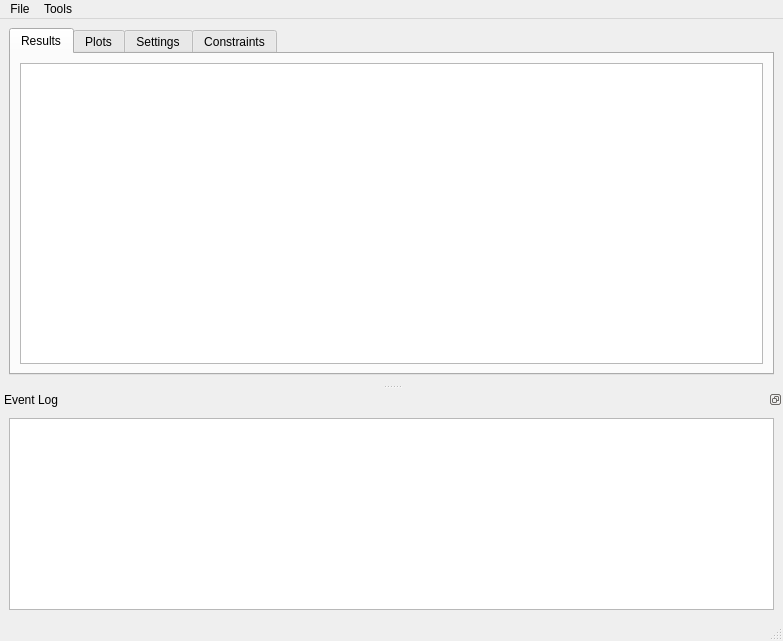
<?xml version="1.0" encoding="UTF-8"?>
<ui version="4.0">
 <class>batch_iv_analysis</class>
 <widget class="QMainWindow" name="batch_iv_analysis">
  <property name="geometry">
   <rect>
    <x>0</x>
    <y>0</y>
    <width>783</width>
    <height>641</height>
   </rect>
  </property>
  <property name="windowTitle">
   <string>batch-iv-analysis</string>
  </property>
  <widget class="QWidget" name="centralwidget">
   <layout class="QGridLayout" name="gridLayout">
    <item row="1" column="0">
     <widget class="QTabWidget" name="tehTabs">
      <property name="currentIndex">
       <number>0</number>
      </property>
      <widget class="QWidget" name="resultsTabs">
       <attribute name="title">
        <string>Results</string>
       </attribute>
       <layout class="QGridLayout" name="gridLayout_3">
        <item row="0" column="0">
         <widget class="QTableWidget" name="tableWidget">
          <property name="editTriggers">
           <set>QAbstractItemView::NoEditTriggers</set>
          </property>
          <property name="alternatingRowColors">
           <bool>true</bool>
          </property>
          <property name="selectionMode">
           <enum>QAbstractItemView::ExtendedSelection</enum>
          </property>
          <property name="selectionBehavior">
           <enum>QAbstractItemView::SelectItems</enum>
          </property>
          <property name="sortingEnabled">
           <bool>true</bool>
          </property>
          <property name="columnCount">
           <number>0</number>
          </property>
          <attribute name="horizontalHeaderCascadingSectionResizes">
           <bool>false</bool>
          </attribute>
          <attribute name="horizontalHeaderDefaultSectionSize">
           <number>92</number>
          </attribute>
          <attribute name="horizontalHeaderShowSortIndicator" stdset="0">
           <bool>true</bool>
          </attribute>
          <attribute name="verticalHeaderVisible">
           <bool>false</bool>
          </attribute>
          <attribute name="verticalHeaderDefaultSectionSize">
           <number>30</number>
          </attribute>
          <attribute name="verticalHeaderShowSortIndicator" stdset="0">
           <bool>true</bool>
          </attribute>
         </widget>
        </item>
       </layout>
      </widget>
      <widget class="QWidget" name="plotTab">
       <attribute name="title">
        <string>Plots</string>
       </attribute>
      </widget>
      <widget class="QWidget" name="settingsTab">
       <attribute name="title">
        <string>Settings</string>
       </attribute>
       <layout class="QHBoxLayout" name="horizontalLayout">
        <item>
         <layout class="QVBoxLayout" name="verticalLayout_4">
          <property name="sizeConstraint">
           <enum>QLayout::SetMaximumSize</enum>
          </property>
          <item>
           <layout class="QFormLayout" name="formLayout_2">
            <property name="fieldGrowthPolicy">
             <enum>QFormLayout::AllNonFixedFieldsGrow</enum>
            </property>
            <item row="0" column="0">
             <widget class="QLabel" name="attemptCharEqnFitLabel">
              <property name="text">
               <string>Attempt Char. Eqn. Fit</string>
              </property>
             </widget>
            </item>
            <item row="0" column="1">
             <widget class="QCheckBox" name="attemptCharEqnFitCheckBox">
              <property name="checked">
               <bool>true</bool>
              </property>
             </widget>
            </item>
            <item row="1" column="0">
             <widget class="QLabel" name="doFastAndSloppyMathLabel">
              <property name="text">
               <string>Do Fast and Sloppy Math</string>
              </property>
             </widget>
            </item>
            <item row="1" column="1">
             <widget class="QCheckBox" name="doFastAndSloppyMathCheckBox"/>
            </item>
            <item row="2" column="0">
             <widget class="QLabel" name="lowerVoltageCutoffLabel">
              <property name="toolTip">
               <string>&lt;html&gt;&lt;head/&gt;&lt;body&gt;&lt;p&gt;Any data points below this voltage will be ignored&lt;/p&gt;&lt;/body&gt;&lt;/html&gt;</string>
              </property>
              <property name="text">
               <string>Lower Voltage Cutoff</string>
              </property>
             </widget>
            </item>
            <item row="2" column="1">
             <widget class="QLineEdit" name="lowerVoltageCutoffLineEdit">
              <property name="toolTip">
               <string>&lt;html&gt;&lt;head/&gt;&lt;body&gt;&lt;p&gt;Any data points below this voltage will be ignored&lt;/p&gt;&lt;/body&gt;&lt;/html&gt;</string>
              </property>
              <property name="text">
               <string>-inf</string>
              </property>
             </widget>
            </item>
            <item row="3" column="0">
             <widget class="QLabel" name="upperVoltageCutoffLabel">
              <property name="toolTip">
               <string>&lt;html&gt;&lt;head/&gt;&lt;body&gt;&lt;p&gt;Any data points above this voltage will be ignored&lt;/p&gt;&lt;/body&gt;&lt;/html&gt;</string>
              </property>
              <property name="text">
               <string>Upper Voltage Cutoff</string>
              </property>
             </widget>
            </item>
            <item row="3" column="1">
             <widget class="QLineEdit" name="upperVoltageCutoffLineEdit">
              <property name="toolTip">
               <string>&lt;html&gt;&lt;head/&gt;&lt;body&gt;&lt;p&gt;Any data points above this voltage will be ignored&lt;/p&gt;&lt;/body&gt;&lt;/html&gt;</string>
              </property>
              <property name="text">
               <string>inf</string>
              </property>
             </widget>
            </item>
            <item row="4" column="0">
             <widget class="QLabel" name="fitMethodLabel">
              <property name="toolTip">
               <string>&lt;html&gt;&lt;head/&gt;&lt;body&gt;&lt;p&gt;Fit method to use in scipy.optimize.least_squares routine&lt;/p&gt;&lt;/body&gt;&lt;/html&gt;</string>
              </property>
              <property name="text">
               <string>Fit Method</string>
              </property>
             </widget>
            </item>
            <item row="4" column="1">
             <widget class="QComboBox" name="fitMethodComboBox">
              <property name="toolTip">
               <string>&lt;html&gt;&lt;head/&gt;&lt;body&gt;&lt;p&gt;Fit method to use in scipy.optimize.least_squares routine&lt;/p&gt;&lt;/body&gt;&lt;/html&gt;</string>
              </property>
              <property name="currentIndex">
               <number>2</number>
              </property>
              <item>
               <property name="text">
                <string>Trust Region Reflective</string>
               </property>
              </item>
              <item>
               <property name="text">
                <string>dogleg</string>
               </property>
              </item>
              <item>
               <property name="text">
                <string>Levenberg-Marquardt</string>
               </property>
              </item>
             </widget>
            </item>
            <item row="5" column="0">
             <widget class="QLabel" name="verbosityLabel">
              <property name="text">
               <string>Verbosity</string>
              </property>
             </widget>
            </item>
            <item row="5" column="1">
             <widget class="QSpinBox" name="verbositySpinBox">
              <property name="maximum">
               <number>2</number>
              </property>
             </widget>
            </item>
            <item row="6" column="0">
             <widget class="QLabel" name="analysisThreadsLabel">
              <property name="text">
               <string>Analysis Threads</string>
              </property>
             </widget>
            </item>
            <item row="6" column="1">
             <widget class="QSpinBox" name="analysisThreadsSpinBox">
              <property name="minimum">
               <number>1</number>
              </property>
              <property name="value">
               <number>1</number>
              </property>
             </widget>
            </item>
           </layout>
          </item>
          <item alignment="Qt::AlignRight">
           <widget class="QPushButton" name="resetSettingsButton">
            <property name="text">
             <string>Reset Defaults</string>
            </property>
           </widget>
          </item>
         </layout>
        </item>
       </layout>
      </widget>
      <widget class="QWidget" name="tab">
       <attribute name="title">
        <string>Constraints</string>
       </attribute>
       <widget class="QLineEdit" name="Rsh_ub">
        <property name="geometry">
         <rect>
          <x>250</x>
          <y>190</y>
          <width>113</width>
          <height>32</height>
         </rect>
        </property>
        <property name="text">
         <string>inf</string>
        </property>
       </widget>
       <widget class="QLineEdit" name="Rsh_lb">
        <property name="geometry">
         <rect>
          <x>120</x>
          <y>190</y>
          <width>113</width>
          <height>32</height>
         </rect>
        </property>
        <property name="text">
         <string>0</string>
        </property>
       </widget>
       <widget class="QLabel" name="label_3">
        <property name="geometry">
         <rect>
          <x>20</x>
          <y>50</y>
          <width>61</width>
          <height>20</height>
         </rect>
        </property>
        <property name="text">
         <string>I_0 [A]</string>
        </property>
       </widget>
       <widget class="QLineEdit" name="I0_lb">
        <property name="geometry">
         <rect>
          <x>120</x>
          <y>40</y>
          <width>113</width>
          <height>32</height>
         </rect>
        </property>
        <property name="text">
         <string>0</string>
        </property>
       </widget>
       <widget class="QLineEdit" name="n_ub">
        <property name="geometry">
         <rect>
          <x>250</x>
          <y>240</y>
          <width>113</width>
          <height>32</height>
         </rect>
        </property>
        <property name="text">
         <string>inf</string>
        </property>
       </widget>
       <widget class="QLabel" name="label_6">
        <property name="geometry">
         <rect>
          <x>20</x>
          <y>200</y>
          <width>81</width>
          <height>20</height>
         </rect>
        </property>
        <property name="text">
         <string>R_sh [ohm]</string>
        </property>
       </widget>
       <widget class="QLabel" name="label">
        <property name="geometry">
         <rect>
          <x>290</x>
          <y>10</y>
          <width>41</width>
          <height>20</height>
         </rect>
        </property>
        <property name="text">
         <string>Upper</string>
        </property>
       </widget>
       <widget class="Line" name="line_6">
        <property name="geometry">
         <rect>
          <x>20</x>
          <y>220</y>
          <width>351</width>
          <height>20</height>
         </rect>
        </property>
        <property name="orientation">
         <enum>Qt::Horizontal</enum>
        </property>
       </widget>
       <widget class="QLabel" name="label_2">
        <property name="geometry">
         <rect>
          <x>160</x>
          <y>10</y>
          <width>41</width>
          <height>20</height>
         </rect>
        </property>
        <property name="text">
         <string>Lower</string>
        </property>
       </widget>
       <widget class="QLineEdit" name="n_lb">
        <property name="geometry">
         <rect>
          <x>120</x>
          <y>240</y>
          <width>113</width>
          <height>32</height>
         </rect>
        </property>
        <property name="text">
         <string>0</string>
        </property>
       </widget>
       <widget class="QLabel" name="label_7">
        <property name="geometry">
         <rect>
          <x>20</x>
          <y>250</y>
          <width>81</width>
          <height>20</height>
         </rect>
        </property>
        <property name="text">
         <string>n</string>
        </property>
       </widget>
       <widget class="QLineEdit" name="I0_ub">
        <property name="geometry">
         <rect>
          <x>250</x>
          <y>40</y>
          <width>113</width>
          <height>32</height>
         </rect>
        </property>
        <property name="text">
         <string>inf</string>
        </property>
       </widget>
       <widget class="QLineEdit" name="Rs_lb">
        <property name="geometry">
         <rect>
          <x>120</x>
          <y>140</y>
          <width>113</width>
          <height>32</height>
         </rect>
        </property>
        <property name="text">
         <string>0</string>
        </property>
       </widget>
       <widget class="Line" name="line_4">
        <property name="geometry">
         <rect>
          <x>20</x>
          <y>120</y>
          <width>351</width>
          <height>20</height>
         </rect>
        </property>
        <property name="orientation">
         <enum>Qt::Horizontal</enum>
        </property>
       </widget>
       <widget class="Line" name="line_3">
        <property name="geometry">
         <rect>
          <x>20</x>
          <y>70</y>
          <width>351</width>
          <height>20</height>
         </rect>
        </property>
        <property name="orientation">
         <enum>Qt::Horizontal</enum>
        </property>
       </widget>
       <widget class="QLineEdit" name="Rs_ub">
        <property name="geometry">
         <rect>
          <x>250</x>
          <y>140</y>
          <width>113</width>
          <height>32</height>
         </rect>
        </property>
        <property name="text">
         <string>inf</string>
        </property>
       </widget>
       <widget class="Line" name="line_2">
        <property name="geometry">
         <rect>
          <x>120</x>
          <y>20</y>
          <width>251</width>
          <height>20</height>
         </rect>
        </property>
        <property name="orientation">
         <enum>Qt::Horizontal</enum>
        </property>
       </widget>
       <widget class="Line" name="line">
        <property name="geometry">
         <rect>
          <x>233</x>
          <y>20</y>
          <width>20</width>
          <height>251</height>
         </rect>
        </property>
        <property name="orientation">
         <enum>Qt::Vertical</enum>
        </property>
       </widget>
       <widget class="QLabel" name="label_4">
        <property name="geometry">
         <rect>
          <x>20</x>
          <y>100</y>
          <width>61</width>
          <height>20</height>
         </rect>
        </property>
        <property name="text">
         <string>I_Ph [A]</string>
        </property>
       </widget>
       <widget class="QLabel" name="label_5">
        <property name="geometry">
         <rect>
          <x>20</x>
          <y>150</y>
          <width>71</width>
          <height>20</height>
         </rect>
        </property>
        <property name="text">
         <string>R_s [ohm]</string>
        </property>
       </widget>
       <widget class="Line" name="line_5">
        <property name="geometry">
         <rect>
          <x>20</x>
          <y>170</y>
          <width>351</width>
          <height>20</height>
         </rect>
        </property>
        <property name="orientation">
         <enum>Qt::Horizontal</enum>
        </property>
       </widget>
       <widget class="QLineEdit" name="Iph_ub">
        <property name="geometry">
         <rect>
          <x>250</x>
          <y>90</y>
          <width>113</width>
          <height>32</height>
         </rect>
        </property>
        <property name="text">
         <string>inf</string>
        </property>
       </widget>
       <widget class="QLineEdit" name="Iph_lb">
        <property name="geometry">
         <rect>
          <x>120</x>
          <y>90</y>
          <width>113</width>
          <height>32</height>
         </rect>
        </property>
        <property name="text">
         <string>0</string>
        </property>
       </widget>
      </widget>
     </widget>
    </item>
   </layout>
  </widget>
  <widget class="QMenuBar" name="menubar">
   <property name="geometry">
    <rect>
     <x>0</x>
     <y>0</y>
     <width>783</width>
     <height>25</height>
    </rect>
   </property>
   <widget class="QMenu" name="menuFile">
    <property name="title">
     <string>File</string>
    </property>
    <addaction name="actionOpen"/>
    <addaction name="actionWatch_2"/>
    <addaction name="separator"/>
    <addaction name="actionSave"/>
    <addaction name="separator"/>
    <addaction name="actionQuit"/>
   </widget>
   <widget class="QMenu" name="menuTools">
    <property name="title">
     <string>Tools</string>
    </property>
    <addaction name="actionClear_Table"/>
    <addaction name="actionEnable_Watching"/>
   </widget>
   <addaction name="menuFile"/>
   <addaction name="menuTools"/>
  </widget>
  <widget class="QStatusBar" name="statusbar">
   <property name="enabled">
    <bool>true</bool>
   </property>
  </widget>
  <widget class="QDockWidget" name="tehDock">
   <property name="sizePolicy">
    <sizepolicy hsizetype="Expanding" vsizetype="MinimumExpanding">
     <horstretch>0</horstretch>
     <verstretch>0</verstretch>
    </sizepolicy>
   </property>
   <property name="minimumSize">
    <size>
     <width>93</width>
     <height>118</height>
    </size>
   </property>
   <property name="features">
    <set>QDockWidget::DockWidgetFloatable|QDockWidget::DockWidgetMovable</set>
   </property>
   <property name="allowedAreas">
    <set>Qt::BottomDockWidgetArea|Qt::LeftDockWidgetArea|Qt::RightDockWidgetArea</set>
   </property>
   <property name="windowTitle">
    <string>Event Log</string>
   </property>
   <attribute name="dockWidgetArea">
    <number>8</number>
   </attribute>
   <widget class="QWidget" name="dockWidgetContents">
    <layout class="QGridLayout" name="gridLayout_2">
     <item row="0" column="0">
      <widget class="QTextBrowser" name="eventLog"/>
     </item>
    </layout>
   </widget>
  </widget>
  <action name="actionQuit">
   <property name="text">
    <string>Quit</string>
   </property>
   <property name="shortcut">
    <string>Ctrl+Q</string>
   </property>
  </action>
  <action name="actionOpen">
   <property name="text">
    <string>Open</string>
   </property>
   <property name="shortcut">
    <string>Ctrl+O</string>
   </property>
  </action>
  <action name="actionSave">
   <property name="text">
    <string>Export</string>
   </property>
   <property name="shortcut">
    <string>Ctrl+S</string>
   </property>
  </action>
  <action name="actionClear_Table">
   <property name="enabled">
    <bool>true</bool>
   </property>
   <property name="text">
    <string>Clear Table</string>
   </property>
   <property name="shortcut">
    <string>Ctrl+Backspace</string>
   </property>
  </action>
  <action name="actionFsadf">
   <property name="text">
    <string>fsadf</string>
   </property>
  </action>
  <action name="actionSet_Bounds">
   <property name="text">
    <string>Set Bounds</string>
   </property>
  </action>
  <action name="actionWatch">
   <property name="text">
    <string>Watch</string>
   </property>
   <property name="shortcut">
    <string>Ctrl+W</string>
   </property>
  </action>
  <action name="actionEnable_Watching">
   <property name="checkable">
    <bool>true</bool>
   </property>
   <property name="checked">
    <bool>false</bool>
   </property>
   <property name="text">
    <string>Enable Watching</string>
   </property>
   <property name="shortcut">
    <string>Ctrl+E</string>
   </property>
  </action>
  <action name="actionWatch_2">
   <property name="text">
    <string>Watch</string>
   </property>
   <property name="shortcut">
    <string>Ctrl+W</string>
   </property>
  </action>
  <action name="actionFit_Constraints">
   <property name="text">
    <string>Fit Constraints</string>
   </property>
  </action>
 </widget>
 <resources/>
 <connections>
  <connection>
   <sender>actionQuit</sender>
   <signal>triggered()</signal>
   <receiver>batch_iv_analysis</receiver>
   <slot>close()</slot>
   <hints>
    <hint type="sourcelabel">
     <x>-1</x>
     <y>-1</y>
    </hint>
    <hint type="destinationlabel">
     <x>399</x>
     <y>299</y>
    </hint>
   </hints>
  </connection>
 </connections>
</ui>
